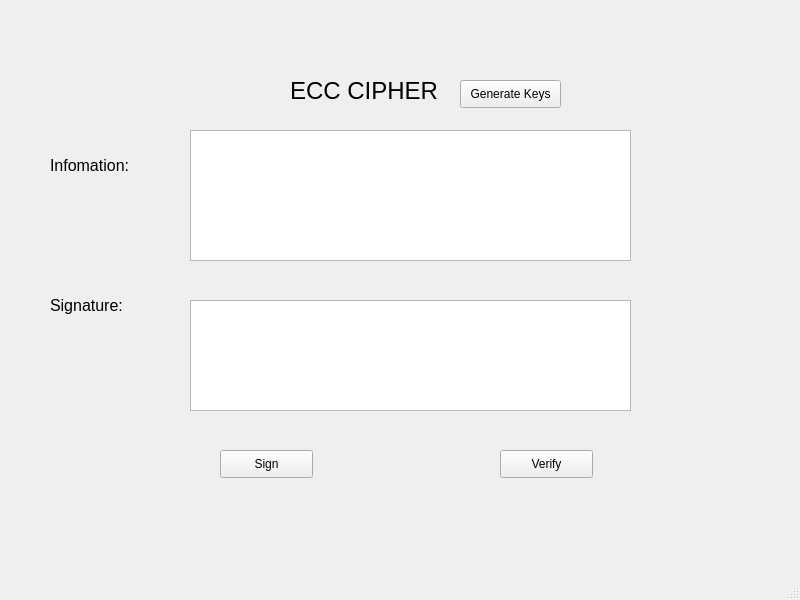
<?xml version="1.0" encoding="UTF-8"?>
<ui version="4.0">
 <class>MainWindow</class>
 <widget class="QMainWindow" name="MainWindow">
  <property name="geometry">
   <rect>
    <x>0</x>
    <y>0</y>
    <width>800</width>
    <height>600</height>
   </rect>
  </property>
  <property name="windowTitle">
   <string>MainWindow</string>
  </property>
  <widget class="QWidget" name="centralwidget">
   <widget class="QPushButton" name="btn_gen_keys">
    <property name="geometry">
     <rect>
      <x>460</x>
      <y>80</y>
      <width>101</width>
      <height>28</height>
     </rect>
    </property>
    <property name="text">
     <string>Generate Keys</string>
    </property>
   </widget>
   <widget class="QLabel" name="label">
    <property name="geometry">
     <rect>
      <x>290</x>
      <y>70</y>
      <width>191</width>
      <height>41</height>
     </rect>
    </property>
    <property name="font">
     <font>
      <pointsize>18</pointsize>
     </font>
    </property>
    <property name="text">
     <string>ECC CIPHER</string>
    </property>
   </widget>
   <widget class="QLabel" name="label_2">
    <property name="geometry">
     <rect>
      <x>50</x>
      <y>150</y>
      <width>111</width>
      <height>31</height>
     </rect>
    </property>
    <property name="font">
     <font>
      <pointsize>12</pointsize>
     </font>
    </property>
    <property name="text">
     <string>Infomation:</string>
    </property>
   </widget>
   <widget class="QTextEdit" name="txt_info">
    <property name="geometry">
     <rect>
      <x>190</x>
      <y>130</y>
      <width>441</width>
      <height>131</height>
     </rect>
    </property>
   </widget>
   <widget class="QLabel" name="label_3">
    <property name="geometry">
     <rect>
      <x>50</x>
      <y>290</y>
      <width>111</width>
      <height>31</height>
     </rect>
    </property>
    <property name="font">
     <font>
      <pointsize>12</pointsize>
     </font>
    </property>
    <property name="text">
     <string>Signature:</string>
    </property>
   </widget>
   <widget class="QTextEdit" name="txt_sign">
    <property name="geometry">
     <rect>
      <x>190</x>
      <y>300</y>
      <width>441</width>
      <height>111</height>
     </rect>
    </property>
   </widget>
   <widget class="QPushButton" name="btn_sign">
    <property name="geometry">
     <rect>
      <x>220</x>
      <y>450</y>
      <width>93</width>
      <height>28</height>
     </rect>
    </property>
    <property name="text">
     <string>Sign</string>
    </property>
   </widget>
   <widget class="QPushButton" name="btn_verify">
    <property name="geometry">
     <rect>
      <x>500</x>
      <y>450</y>
      <width>93</width>
      <height>28</height>
     </rect>
    </property>
    <property name="text">
     <string>Verify</string>
    </property>
   </widget>
  </widget>
  <widget class="QMenuBar" name="menubar">
   <property name="geometry">
    <rect>
     <x>0</x>
     <y>0</y>
     <width>800</width>
     <height>26</height>
    </rect>
   </property>
  </widget>
  <widget class="QStatusBar" name="statusbar"/>
 </widget>
 <resources/>
 <connections/>
</ui>
